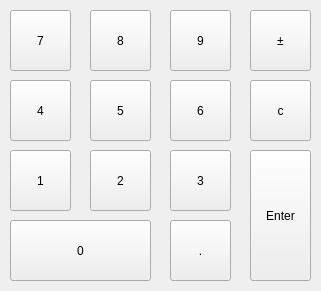
<?xml version="1.0" encoding="UTF-8"?>
<ui version="4.0">
 <class>Keyboard</class>
 <widget class="QWidget" name="Keyboard">
  <property name="geometry">
   <rect>
    <x>0</x>
    <y>0</y>
    <width>321</width>
    <height>291</height>
   </rect>
  </property>
  <property name="windowTitle">
   <string>Form</string>
  </property>
  <widget class="QPushButton" name="pushButton_7">
   <property name="geometry">
    <rect>
     <x>10</x>
     <y>10</y>
     <width>61</width>
     <height>61</height>
    </rect>
   </property>
   <property name="text">
    <string>7</string>
   </property>
  </widget>
  <widget class="QPushButton" name="pushButton_8">
   <property name="geometry">
    <rect>
     <x>90</x>
     <y>10</y>
     <width>61</width>
     <height>61</height>
    </rect>
   </property>
   <property name="text">
    <string>8</string>
   </property>
  </widget>
  <widget class="QPushButton" name="pushButton_9">
   <property name="geometry">
    <rect>
     <x>170</x>
     <y>10</y>
     <width>61</width>
     <height>61</height>
    </rect>
   </property>
   <property name="text">
    <string>9</string>
   </property>
  </widget>
  <widget class="QPushButton" name="pushButton_6">
   <property name="geometry">
    <rect>
     <x>170</x>
     <y>80</y>
     <width>61</width>
     <height>61</height>
    </rect>
   </property>
   <property name="text">
    <string>6</string>
   </property>
  </widget>
  <widget class="QPushButton" name="pushButton_4">
   <property name="geometry">
    <rect>
     <x>10</x>
     <y>80</y>
     <width>61</width>
     <height>61</height>
    </rect>
   </property>
   <property name="text">
    <string>4</string>
   </property>
  </widget>
  <widget class="QPushButton" name="pushButton_5">
   <property name="geometry">
    <rect>
     <x>90</x>
     <y>80</y>
     <width>61</width>
     <height>61</height>
    </rect>
   </property>
   <property name="text">
    <string>5</string>
   </property>
  </widget>
  <widget class="QPushButton" name="pushButton_3">
   <property name="geometry">
    <rect>
     <x>170</x>
     <y>150</y>
     <width>61</width>
     <height>61</height>
    </rect>
   </property>
   <property name="text">
    <string>3</string>
   </property>
  </widget>
  <widget class="QPushButton" name="pushButton_2">
   <property name="geometry">
    <rect>
     <x>90</x>
     <y>150</y>
     <width>61</width>
     <height>61</height>
    </rect>
   </property>
   <property name="text">
    <string>2</string>
   </property>
  </widget>
  <widget class="QPushButton" name="pushButton_0">
   <property name="geometry">
    <rect>
     <x>10</x>
     <y>220</y>
     <width>141</width>
     <height>61</height>
    </rect>
   </property>
   <property name="text">
    <string>0</string>
   </property>
  </widget>
  <widget class="QPushButton" name="pushButton_dot">
   <property name="geometry">
    <rect>
     <x>170</x>
     <y>220</y>
     <width>61</width>
     <height>61</height>
    </rect>
   </property>
   <property name="text">
    <string>.</string>
   </property>
  </widget>
  <widget class="QPushButton" name="pushButton_1">
   <property name="geometry">
    <rect>
     <x>10</x>
     <y>150</y>
     <width>61</width>
     <height>61</height>
    </rect>
   </property>
   <property name="text">
    <string>1</string>
   </property>
  </widget>
  <widget class="QPushButton" name="pushButton_sign">
   <property name="geometry">
    <rect>
     <x>250</x>
     <y>10</y>
     <width>61</width>
     <height>61</height>
    </rect>
   </property>
   <property name="text">
    <string>±</string>
   </property>
  </widget>
  <widget class="QPushButton" name="pushButton_Enter">
   <property name="geometry">
    <rect>
     <x>250</x>
     <y>150</y>
     <width>61</width>
     <height>131</height>
    </rect>
   </property>
   <property name="text">
    <string>Enter</string>
   </property>
  </widget>
  <widget class="QPushButton" name="pushButton_del">
   <property name="geometry">
    <rect>
     <x>250</x>
     <y>80</y>
     <width>61</width>
     <height>61</height>
    </rect>
   </property>
   <property name="text">
    <string>c</string>
   </property>
  </widget>
 </widget>
 <resources/>
 <connections/>
</ui>
